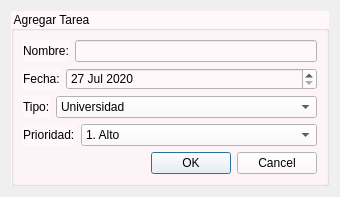
<?xml version="1.0" encoding="UTF-8"?>
<ui version="4.0">
 <class>Atarea</class>
 <widget class="QDialog" name="Atarea">
  <property name="geometry">
   <rect>
    <x>0</x>
    <y>0</y>
    <width>340</width>
    <height>184</height>
   </rect>
  </property>
  <property name="windowTitle">
   <string>Tareas</string>
  </property>
  <layout class="QFormLayout" name="formLayout_5">
   <item row="0" column="0" colspan="2">
    <widget class="QGroupBox" name="groupBox">
     <property name="styleSheet">
      <string notr="true">background-color: rgb(255, 247, 249);</string>
     </property>
     <property name="title">
      <string>Agregar Tarea</string>
     </property>
     <layout class="QVBoxLayout" name="verticalLayout">
      <item>
       <layout class="QFormLayout" name="formLayout">
        <item row="0" column="0">
         <widget class="QLabel" name="label">
          <property name="text">
           <string>Nombre:</string>
          </property>
         </widget>
        </item>
        <item row="0" column="1">
         <widget class="QLineEdit" name="inNombre"/>
        </item>
       </layout>
      </item>
      <item>
       <layout class="QFormLayout" name="formLayout_2">
        <item row="0" column="0">
         <widget class="QLabel" name="label_2">
          <property name="text">
           <string>Fecha:</string>
          </property>
         </widget>
        </item>
        <item row="0" column="1">
         <widget class="QDateEdit" name="inFecha">
          <property name="maximumDateTime">
           <datetime>
            <hour>23</hour>
            <minute>59</minute>
            <second>59</second>
            <year>2021</year>
            <month>12</month>
            <day>31</day>
           </datetime>
          </property>
          <property name="minimumDateTime">
           <datetime>
            <hour>0</hour>
            <minute>0</minute>
            <second>0</second>
            <year>2020</year>
            <month>7</month>
            <day>27</day>
           </datetime>
          </property>
         </widget>
        </item>
       </layout>
      </item>
      <item>
       <layout class="QFormLayout" name="formLayout_3">
        <item row="0" column="0">
         <widget class="QLabel" name="label_3">
          <property name="text">
           <string>Tipo:</string>
          </property>
         </widget>
        </item>
        <item row="0" column="1">
         <widget class="QComboBox" name="inTipo">
          <item>
           <property name="text">
            <string>Universidad</string>
           </property>
          </item>
          <item>
           <property name="text">
            <string>Personal</string>
           </property>
          </item>
          <item>
           <property name="text">
            <string>Familiar</string>
           </property>
          </item>
          <item>
           <property name="text">
            <string>Otro</string>
           </property>
          </item>
         </widget>
        </item>
       </layout>
      </item>
      <item>
       <layout class="QFormLayout" name="formLayout_4">
        <item row="0" column="0">
         <widget class="QLabel" name="label_4">
          <property name="text">
           <string>Prioridad:</string>
          </property>
         </widget>
        </item>
        <item row="0" column="1">
         <widget class="QComboBox" name="inPrioridad">
          <item>
           <property name="text">
            <string>1. Alto</string>
           </property>
          </item>
          <item>
           <property name="text">
            <string>2. Medio</string>
           </property>
          </item>
          <item>
           <property name="text">
            <string>3. Bajo</string>
           </property>
          </item>
         </widget>
        </item>
       </layout>
      </item>
      <item>
       <widget class="QDialogButtonBox" name="buttonBox">
        <property name="standardButtons">
         <set>QDialogButtonBox::Cancel|QDialogButtonBox::Ok</set>
        </property>
       </widget>
      </item>
     </layout>
    </widget>
   </item>
  </layout>
 </widget>
 <resources/>
 <connections/>
</ui>
